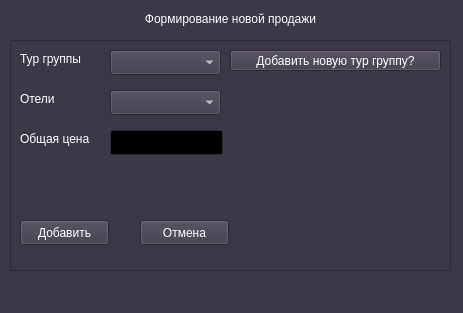
<?xml version="1.0" encoding="UTF-8"?>
<ui version="4.0">
 <class>AddNewOrder</class>
 <widget class="QMainWindow" name="AddNewOrder">
  <property name="geometry">
   <rect>
    <x>0</x>
    <y>0</y>
    <width>463</width>
    <height>313</height>
   </rect>
  </property>
  <property name="palette">
   <palette>
    <active>
     <colorrole role="WindowText">
      <brush brushstyle="SolidPattern">
       <color alpha="255">
        <red>255</red>
        <green>255</green>
        <blue>255</blue>
       </color>
      </brush>
     </colorrole>
     <colorrole role="Button">
      <brush brushstyle="SolidPattern">
       <color alpha="255">
        <red>61</red>
        <green>56</green>
        <blue>70</blue>
       </color>
      </brush>
     </colorrole>
     <colorrole role="Light">
      <brush brushstyle="SolidPattern">
       <color alpha="255">
        <red>92</red>
        <green>84</green>
        <blue>105</blue>
       </color>
      </brush>
     </colorrole>
     <colorrole role="Midlight">
      <brush brushstyle="SolidPattern">
       <color alpha="255">
        <red>76</red>
        <green>70</green>
        <blue>87</blue>
       </color>
      </brush>
     </colorrole>
     <colorrole role="Dark">
      <brush brushstyle="SolidPattern">
       <color alpha="255">
        <red>31</red>
        <green>28</green>
        <blue>35</blue>
       </color>
      </brush>
     </colorrole>
     <colorrole role="Mid">
      <brush brushstyle="SolidPattern">
       <color alpha="255">
        <red>41</red>
        <green>37</green>
        <blue>47</blue>
       </color>
      </brush>
     </colorrole>
     <colorrole role="Text">
      <brush brushstyle="SolidPattern">
       <color alpha="255">
        <red>255</red>
        <green>255</green>
        <blue>255</blue>
       </color>
      </brush>
     </colorrole>
     <colorrole role="BrightText">
      <brush brushstyle="SolidPattern">
       <color alpha="255">
        <red>255</red>
        <green>255</green>
        <blue>255</blue>
       </color>
      </brush>
     </colorrole>
     <colorrole role="ButtonText">
      <brush brushstyle="SolidPattern">
       <color alpha="255">
        <red>255</red>
        <green>255</green>
        <blue>255</blue>
       </color>
      </brush>
     </colorrole>
     <colorrole role="Base">
      <brush brushstyle="SolidPattern">
       <color alpha="255">
        <red>0</red>
        <green>0</green>
        <blue>0</blue>
       </color>
      </brush>
     </colorrole>
     <colorrole role="Window">
      <brush brushstyle="SolidPattern">
       <color alpha="255">
        <red>61</red>
        <green>56</green>
        <blue>70</blue>
       </color>
      </brush>
     </colorrole>
     <colorrole role="Shadow">
      <brush brushstyle="SolidPattern">
       <color alpha="255">
        <red>0</red>
        <green>0</green>
        <blue>0</blue>
       </color>
      </brush>
     </colorrole>
     <colorrole role="AlternateBase">
      <brush brushstyle="SolidPattern">
       <color alpha="255">
        <red>30</red>
        <green>28</green>
        <blue>35</blue>
       </color>
      </brush>
     </colorrole>
     <colorrole role="ToolTipBase">
      <brush brushstyle="SolidPattern">
       <color alpha="255">
        <red>255</red>
        <green>255</green>
        <blue>220</blue>
       </color>
      </brush>
     </colorrole>
     <colorrole role="ToolTipText">
      <brush brushstyle="SolidPattern">
       <color alpha="255">
        <red>0</red>
        <green>0</green>
        <blue>0</blue>
       </color>
      </brush>
     </colorrole>
     <colorrole role="PlaceholderText">
      <brush brushstyle="SolidPattern">
       <color alpha="127">
        <red>255</red>
        <green>255</green>
        <blue>255</blue>
       </color>
      </brush>
     </colorrole>
    </active>
    <inactive>
     <colorrole role="WindowText">
      <brush brushstyle="SolidPattern">
       <color alpha="255">
        <red>255</red>
        <green>255</green>
        <blue>255</blue>
       </color>
      </brush>
     </colorrole>
     <colorrole role="Button">
      <brush brushstyle="SolidPattern">
       <color alpha="255">
        <red>61</red>
        <green>56</green>
        <blue>70</blue>
       </color>
      </brush>
     </colorrole>
     <colorrole role="Light">
      <brush brushstyle="SolidPattern">
       <color alpha="255">
        <red>92</red>
        <green>84</green>
        <blue>105</blue>
       </color>
      </brush>
     </colorrole>
     <colorrole role="Midlight">
      <brush brushstyle="SolidPattern">
       <color alpha="255">
        <red>76</red>
        <green>70</green>
        <blue>87</blue>
       </color>
      </brush>
     </colorrole>
     <colorrole role="Dark">
      <brush brushstyle="SolidPattern">
       <color alpha="255">
        <red>31</red>
        <green>28</green>
        <blue>35</blue>
       </color>
      </brush>
     </colorrole>
     <colorrole role="Mid">
      <brush brushstyle="SolidPattern">
       <color alpha="255">
        <red>41</red>
        <green>37</green>
        <blue>47</blue>
       </color>
      </brush>
     </colorrole>
     <colorrole role="Text">
      <brush brushstyle="SolidPattern">
       <color alpha="255">
        <red>255</red>
        <green>255</green>
        <blue>255</blue>
       </color>
      </brush>
     </colorrole>
     <colorrole role="BrightText">
      <brush brushstyle="SolidPattern">
       <color alpha="255">
        <red>255</red>
        <green>255</green>
        <blue>255</blue>
       </color>
      </brush>
     </colorrole>
     <colorrole role="ButtonText">
      <brush brushstyle="SolidPattern">
       <color alpha="255">
        <red>255</red>
        <green>255</green>
        <blue>255</blue>
       </color>
      </brush>
     </colorrole>
     <colorrole role="Base">
      <brush brushstyle="SolidPattern">
       <color alpha="255">
        <red>0</red>
        <green>0</green>
        <blue>0</blue>
       </color>
      </brush>
     </colorrole>
     <colorrole role="Window">
      <brush brushstyle="SolidPattern">
       <color alpha="255">
        <red>61</red>
        <green>56</green>
        <blue>70</blue>
       </color>
      </brush>
     </colorrole>
     <colorrole role="Shadow">
      <brush brushstyle="SolidPattern">
       <color alpha="255">
        <red>0</red>
        <green>0</green>
        <blue>0</blue>
       </color>
      </brush>
     </colorrole>
     <colorrole role="AlternateBase">
      <brush brushstyle="SolidPattern">
       <color alpha="255">
        <red>30</red>
        <green>28</green>
        <blue>35</blue>
       </color>
      </brush>
     </colorrole>
     <colorrole role="ToolTipBase">
      <brush brushstyle="SolidPattern">
       <color alpha="255">
        <red>255</red>
        <green>255</green>
        <blue>220</blue>
       </color>
      </brush>
     </colorrole>
     <colorrole role="ToolTipText">
      <brush brushstyle="SolidPattern">
       <color alpha="255">
        <red>0</red>
        <green>0</green>
        <blue>0</blue>
       </color>
      </brush>
     </colorrole>
     <colorrole role="PlaceholderText">
      <brush brushstyle="SolidPattern">
       <color alpha="127">
        <red>255</red>
        <green>255</green>
        <blue>255</blue>
       </color>
      </brush>
     </colorrole>
    </inactive>
    <disabled>
     <colorrole role="WindowText">
      <brush brushstyle="SolidPattern">
       <color alpha="255">
        <red>31</red>
        <green>28</green>
        <blue>35</blue>
       </color>
      </brush>
     </colorrole>
     <colorrole role="Button">
      <brush brushstyle="SolidPattern">
       <color alpha="255">
        <red>61</red>
        <green>56</green>
        <blue>70</blue>
       </color>
      </brush>
     </colorrole>
     <colorrole role="Light">
      <brush brushstyle="SolidPattern">
       <color alpha="255">
        <red>92</red>
        <green>84</green>
        <blue>105</blue>
       </color>
      </brush>
     </colorrole>
     <colorrole role="Midlight">
      <brush brushstyle="SolidPattern">
       <color alpha="255">
        <red>76</red>
        <green>70</green>
        <blue>87</blue>
       </color>
      </brush>
     </colorrole>
     <colorrole role="Dark">
      <brush brushstyle="SolidPattern">
       <color alpha="255">
        <red>31</red>
        <green>28</green>
        <blue>35</blue>
       </color>
      </brush>
     </colorrole>
     <colorrole role="Mid">
      <brush brushstyle="SolidPattern">
       <color alpha="255">
        <red>41</red>
        <green>37</green>
        <blue>47</blue>
       </color>
      </brush>
     </colorrole>
     <colorrole role="Text">
      <brush brushstyle="SolidPattern">
       <color alpha="255">
        <red>31</red>
        <green>28</green>
        <blue>35</blue>
       </color>
      </brush>
     </colorrole>
     <colorrole role="BrightText">
      <brush brushstyle="SolidPattern">
       <color alpha="255">
        <red>255</red>
        <green>255</green>
        <blue>255</blue>
       </color>
      </brush>
     </colorrole>
     <colorrole role="ButtonText">
      <brush brushstyle="SolidPattern">
       <color alpha="255">
        <red>31</red>
        <green>28</green>
        <blue>35</blue>
       </color>
      </brush>
     </colorrole>
     <colorrole role="Base">
      <brush brushstyle="SolidPattern">
       <color alpha="255">
        <red>61</red>
        <green>56</green>
        <blue>70</blue>
       </color>
      </brush>
     </colorrole>
     <colorrole role="Window">
      <brush brushstyle="SolidPattern">
       <color alpha="255">
        <red>61</red>
        <green>56</green>
        <blue>70</blue>
       </color>
      </brush>
     </colorrole>
     <colorrole role="Shadow">
      <brush brushstyle="SolidPattern">
       <color alpha="255">
        <red>0</red>
        <green>0</green>
        <blue>0</blue>
       </color>
      </brush>
     </colorrole>
     <colorrole role="AlternateBase">
      <brush brushstyle="SolidPattern">
       <color alpha="255">
        <red>61</red>
        <green>56</green>
        <blue>70</blue>
       </color>
      </brush>
     </colorrole>
     <colorrole role="ToolTipBase">
      <brush brushstyle="SolidPattern">
       <color alpha="255">
        <red>255</red>
        <green>255</green>
        <blue>220</blue>
       </color>
      </brush>
     </colorrole>
     <colorrole role="ToolTipText">
      <brush brushstyle="SolidPattern">
       <color alpha="255">
        <red>0</red>
        <green>0</green>
        <blue>0</blue>
       </color>
      </brush>
     </colorrole>
     <colorrole role="PlaceholderText">
      <brush brushstyle="SolidPattern">
       <color alpha="127">
        <red>31</red>
        <green>28</green>
        <blue>35</blue>
       </color>
      </brush>
     </colorrole>
    </disabled>
   </palette>
  </property>
  <property name="windowTitle">
   <string>ООО&quot;Туристическая фирма&quot; - Добавление</string>
  </property>
  <widget class="QWidget" name="centralwidget">
   <widget class="QFrame" name="PNL_Order">
    <property name="geometry">
     <rect>
      <x>10</x>
      <y>40</y>
      <width>441</width>
      <height>231</height>
     </rect>
    </property>
    <property name="frameShape">
     <enum>QFrame::StyledPanel</enum>
    </property>
    <property name="frameShadow">
     <enum>QFrame::Raised</enum>
    </property>
    <widget class="QLabel" name="label">
     <property name="geometry">
      <rect>
       <x>10</x>
       <y>10</y>
       <width>81</width>
       <height>17</height>
      </rect>
     </property>
     <property name="text">
      <string>Тур группы</string>
     </property>
    </widget>
    <widget class="QComboBox" name="CMBB_TourGroup">
     <property name="geometry">
      <rect>
       <x>100</x>
       <y>10</y>
       <width>111</width>
       <height>25</height>
      </rect>
     </property>
    </widget>
    <widget class="QLabel" name="label_2">
     <property name="geometry">
      <rect>
       <x>10</x>
       <y>50</y>
       <width>81</width>
       <height>17</height>
      </rect>
     </property>
     <property name="text">
      <string>Отели</string>
     </property>
    </widget>
    <widget class="QComboBox" name="CMBB_Hotel">
     <property name="geometry">
      <rect>
       <x>100</x>
       <y>50</y>
       <width>111</width>
       <height>25</height>
      </rect>
     </property>
    </widget>
    <widget class="QLabel" name="label_3">
     <property name="geometry">
      <rect>
       <x>10</x>
       <y>90</y>
       <width>91</width>
       <height>17</height>
      </rect>
     </property>
     <property name="text">
      <string>Общая цена</string>
     </property>
    </widget>
    <widget class="QLineEdit" name="LE_FullCost">
     <property name="geometry">
      <rect>
       <x>100</x>
       <y>90</y>
       <width>113</width>
       <height>25</height>
      </rect>
     </property>
    </widget>
    <widget class="QPushButton" name="Btn_NewTourGroup">
     <property name="geometry">
      <rect>
       <x>220</x>
       <y>10</y>
       <width>211</width>
       <height>21</height>
      </rect>
     </property>
     <property name="text">
      <string>Добавить новую тур группу?</string>
     </property>
    </widget>
    <widget class="QPushButton" name="Btn_Cancel">
     <property name="geometry">
      <rect>
       <x>130</x>
       <y>180</y>
       <width>89</width>
       <height>25</height>
      </rect>
     </property>
     <property name="text">
      <string>Отмена</string>
     </property>
    </widget>
    <widget class="QPushButton" name="Btn_Add">
     <property name="geometry">
      <rect>
       <x>10</x>
       <y>180</y>
       <width>89</width>
       <height>25</height>
      </rect>
     </property>
     <property name="text">
      <string>Добавить</string>
     </property>
    </widget>
   </widget>
   <widget class="QFrame" name="PNL_TourGroupAdd">
    <property name="geometry">
     <rect>
      <x>480</x>
      <y>30</y>
      <width>321</width>
      <height>231</height>
     </rect>
    </property>
    <property name="frameShape">
     <enum>QFrame::StyledPanel</enum>
    </property>
    <property name="frameShadow">
     <enum>QFrame::Raised</enum>
    </property>
    <widget class="QLabel" name="label_4">
     <property name="geometry">
      <rect>
       <x>30</x>
       <y>20</y>
       <width>131</width>
       <height>17</height>
      </rect>
     </property>
     <property name="text">
      <string>Название группы</string>
     </property>
    </widget>
    <widget class="QLabel" name="label_5">
     <property name="geometry">
      <rect>
       <x>45</x>
       <y>80</y>
       <width>121</width>
       <height>17</height>
      </rect>
     </property>
     <property name="text">
      <string>Дата прибытия</string>
     </property>
    </widget>
    <widget class="QLabel" name="label_6">
     <property name="geometry">
      <rect>
       <x>50</x>
       <y>50</y>
       <width>111</width>
       <height>17</height>
      </rect>
     </property>
     <property name="text">
      <string>Дата отправки</string>
     </property>
    </widget>
    <widget class="QLabel" name="label_7">
     <property name="geometry">
      <rect>
       <x>70</x>
       <y>110</y>
       <width>91</width>
       <height>17</height>
      </rect>
     </property>
     <property name="text">
      <string>Выбор тура</string>
     </property>
    </widget>
    <widget class="QLabel" name="label_8">
     <property name="geometry">
      <rect>
       <x>3</x>
       <y>140</y>
       <width>161</width>
       <height>17</height>
      </rect>
     </property>
     <property name="text">
      <string>количество туристов</string>
     </property>
    </widget>
    <widget class="QLineEdit" name="TB_NameTourGroup">
     <property name="geometry">
      <rect>
       <x>160</x>
       <y>20</y>
       <width>141</width>
       <height>25</height>
      </rect>
     </property>
     <property name="inputMask">
      <string/>
     </property>
    </widget>
    <widget class="QLineEdit" name="TB_DateDeparure">
     <property name="geometry">
      <rect>
       <x>160</x>
       <y>50</y>
       <width>141</width>
       <height>25</height>
      </rect>
     </property>
     <property name="inputMask">
      <string>0000-00-00</string>
     </property>
     <property name="text">
      <string>--</string>
     </property>
    </widget>
    <widget class="QLineEdit" name="TB_DateArrival">
     <property name="geometry">
      <rect>
       <x>160</x>
       <y>80</y>
       <width>141</width>
       <height>25</height>
      </rect>
     </property>
     <property name="inputMask">
      <string>0000-00-00</string>
     </property>
    </widget>
    <widget class="QComboBox" name="CMBB_tour">
     <property name="geometry">
      <rect>
       <x>160</x>
       <y>110</y>
       <width>141</width>
       <height>25</height>
      </rect>
     </property>
    </widget>
    <widget class="QLineEdit" name="TB_CountTourist">
     <property name="geometry">
      <rect>
       <x>160</x>
       <y>140</y>
       <width>141</width>
       <height>25</height>
      </rect>
     </property>
    </widget>
    <widget class="QPushButton" name="Btn_AddTourGroup">
     <property name="geometry">
      <rect>
       <x>10</x>
       <y>180</y>
       <width>89</width>
       <height>25</height>
      </rect>
     </property>
     <property name="text">
      <string>Добавить</string>
     </property>
    </widget>
    <widget class="QPushButton" name="Btn_CancelTourGroup">
     <property name="geometry">
      <rect>
       <x>210</x>
       <y>180</y>
       <width>89</width>
       <height>25</height>
      </rect>
     </property>
     <property name="text">
      <string>Отмена</string>
     </property>
    </widget>
   </widget>
   <widget class="QLabel" name="LB_TextSetLevel">
    <property name="geometry">
     <rect>
      <x>40</x>
      <y>10</y>
      <width>381</width>
      <height>17</height>
     </rect>
    </property>
    <property name="layoutDirection">
     <enum>Qt::LeftToRight</enum>
    </property>
    <property name="text">
     <string>Формирование новой продажи</string>
    </property>
    <property name="alignment">
     <set>Qt::AlignCenter</set>
    </property>
   </widget>
  </widget>
 </widget>
 <resources/>
 <connections/>
</ui>
